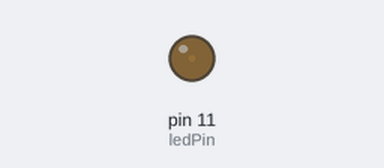
A sketch run on a simulated Arduino Uno, built with avr-gcc and run on an emulated ATmega328P. Parts: output pins drawn as LEDs (lit = HIGH).

Above: at 0.05 s.
At 2.3 s:
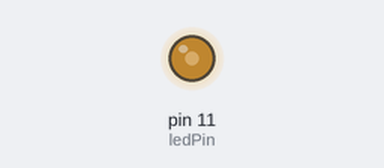
At 4.6 s:
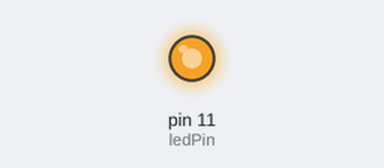
At 9.2 s:
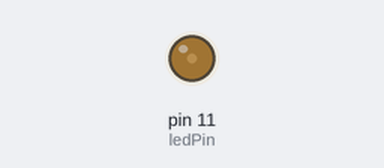
Timing chart, 0 to 13.3 s (numbered marks = the images above):
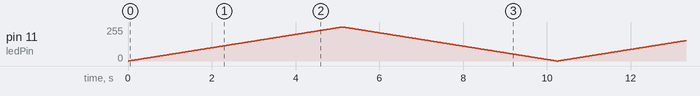

The sketch:

FadeInOut.ino
```cpp
// Perform fade-in and fade-out operations for an LED

int ledPin = 11;
int brightness;

void setup(){
	pinMode(ledPin, OUTPUT);
}

void loop(){
	for(brightness=0; brightness <= 255; brightness++){
		analogWrite(ledPin, brightness);
		delay(20);
	}

	for(brightness=255; brightness >= 0; brightness--){
		analogWrite(ledPin, brightness);
		delay(20);
	}
}
```
